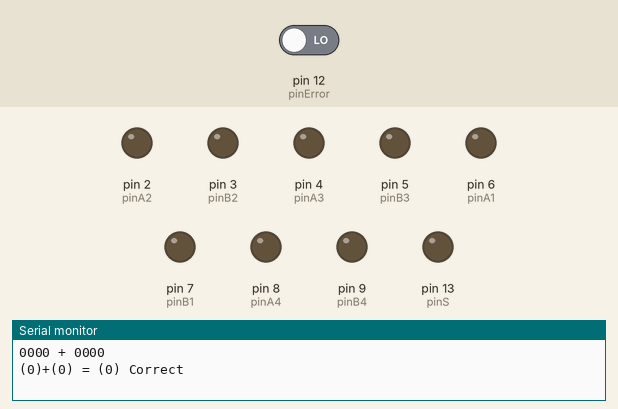
Simulated run of this sketch. Board: Arduino Uno, built with avr-gcc and run on an emulated ATmega328P. Shown: output pins drawn as LEDs (lit = HIGH), the last lines printed to the serial monitor. The inputs (shaded band) are chosen by the test bench; at power-on: pin 12 (pinError) LOW.

Above: at 0.1 s.
At 4.8 s:
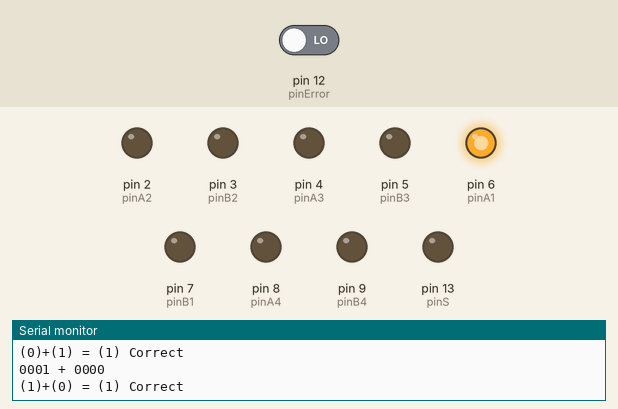
4.9 s: pin 12 (pinError) driven HIGH
At 6.6 s:
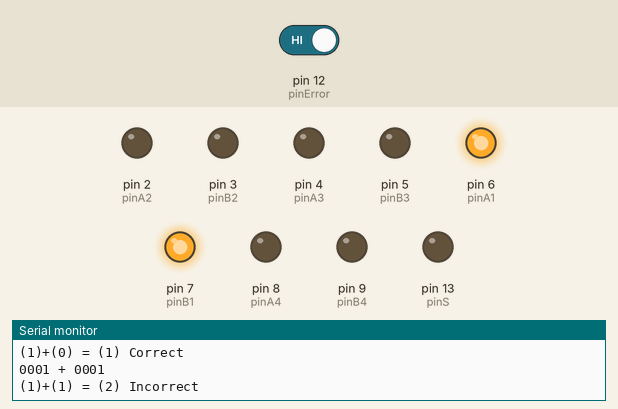
Timing chart, 0 to 39.5 s (numbered marks = the images above; inputs shaded):
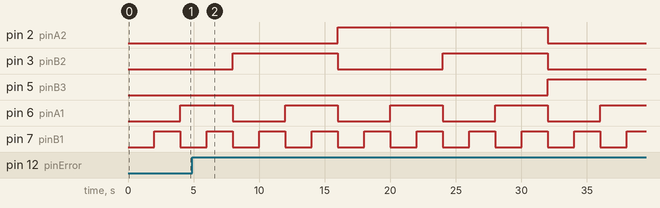

The sketch:

fourBitAdderSubtractorErrorFlag.ino
```cpp
// Created by Aimar Fernandez, Elliott Roach and Caleb Andreas
// Created on Jun 2026
// This program cycles through all possibilities of a 4 bit adder subtractor with error check

// a pins
const int pinA1 = 6;
const int pinA2 = 2;
const int pinA3 = 4;
const int pinA4 = 8;
// b pins
const int pinB1 = 7;
const int pinB2 = 3;
const int pinB3 = 5;
const int pinB4 = 9;
// s pin
const int pinS = 13;
// error flag
const int pinError = 12;
// variables
int aDecimalValue;
int bDecimalValue;
int decimalAnswer;
char calcSymbol = ' ';

void turnOffOutputs() {
    // turns of all pin outputs
    digitalWrite(pinA1, 0);
    digitalWrite(pinA2, 0);
    digitalWrite(pinA3, 0);
    digitalWrite(pinA4, 0);

    digitalWrite(pinB1, 0);
    digitalWrite(pinB2, 0);
    digitalWrite(pinB3, 0);
    digitalWrite(pinB4, 0);

    digitalWrite(pinS, 0);
}

void setup() {
    // serial output
    Serial.begin(9600);

    // pin a set up
    pinMode(pinA1, OUTPUT);
    pinMode(pinA2, OUTPUT);
    pinMode(pinA3, OUTPUT);
    pinMode(pinA4, OUTPUT);
    // pin b set up
    pinMode(pinB1, OUTPUT);
    pinMode(pinB2, OUTPUT);
    pinMode(pinB3, OUTPUT);
    pinMode(pinB4, OUTPUT);
    // pin s set up
    pinMode(pinS, OUTPUT);
    // pin error set up
    pinMode(pinError, INPUT);
    turnOffOutputs();

    // looping all possible inputs
    for (int sValue = 0; sValue <= 1; sValue++) {
        digitalWrite(pinS, sValue);
        for (int a4Value = 0; a4Value <= 1; a4Value++) {
            digitalWrite(pinA4, a4Value);
            for (int b4Value = 0; b4Value <= 1; b4Value++) {
                digitalWrite(pinB4, b4Value);
                for (int a3Value = 0; a3Value <= 1; a3Value++) {
                    digitalWrite(pinA3, a3Value);
                    for (int b3Value = 0; b3Value <= 1; b3Value++) {
                        digitalWrite(pinB3, b3Value);
                        for (int a2Value = 0; a2Value <= 1; a2Value++) {
                            digitalWrite(pinA2, a2Value);
                            for (int b2Value = 0; b2Value <= 1; b2Value++) {
                                digitalWrite(pinB2, b2Value);
                                for (int a1Value = 0; a1Value <= 1; a1Value++) {
                                    digitalWrite(pinA1, a1Value);
                                    for (int b1Value = 0; b1Value <= 1; b1Value++) {
                                        digitalWrite(pinB1, b1Value);

                                        // a value to decimal
                                        if (a4Value == 1) {
                                            aDecimalValue = (4 * a3Value - 4) + (2 * a2Value - 2) + (1 * a1Value - 1) - 1;
                                        } else {
                                            aDecimalValue = (a3Value * 4) + (a2Value * 2) + (a1Value * 1);
                                        }

                                        // b value to decimal
                                        if (b4Value == 1) {
                                            bDecimalValue = (4 * b3Value - 4) + (2 * b2Value - 2) + (1 * b1Value - 1) - 1;
                                        } else {
                                            bDecimalValue = (b3Value * 4) + (b2Value * 2) + (b1Value * 1);
                                        }

                                        // add or subtract
                                        if (sValue == 1) {
                                            calcSymbol = '-';
                                            decimalAnswer = aDecimalValue - bDecimalValue;
                                        } else {
                                            calcSymbol = '+';
                                            decimalAnswer = aDecimalValue + bDecimalValue;
                                        }

                                        // show current calculation
                                        Serial.print("\n" + String(a4Value) + String(a3Value) + String(a2Value) + String(a1Value) + " + " + String(b4Value) + String(b3Value) + String(b2Value) + String(b1Value) + "\n");
                                        int errorCheck = 0;
                                        errorCheck = digitalRead(pinError);
                                        if (errorCheck == 1 ) {
                                            Serial.print("\n(" + String(aDecimalValue) + ")" + calcSymbol + "(" + String(bDecimalValue) + ") = (" + String(decimalAnswer) + ")" + " Incorrect\n");
                                        } else {
                                            Serial.print("\n(" + String(aDecimalValue) + ")" + calcSymbol + "(" + String(bDecimalValue) + ") = (" + String(decimalAnswer) + ")" + " Correct\n");
                                        }
                                        // wait 1 second
                                        delay(2000);
                                    }
                                }
                            }
                        }
                    }
                }
            }
        }
    }
    turnOffOutputs();
    Serial.print("\nProgram Done\n");
}

void loop() {
    // not needed
}
```

Measured:
- by itself, pin 3 (pinB2): alternates HIGH for 8.0 s and LOW for 8.0 s
- by itself, pin 6 (pinA1): alternates HIGH for 4.0 s and LOW for 4.0 s
- by itself, pin 7 (pinB1): alternates HIGH for 2.0 s and LOW for 2.0 s
